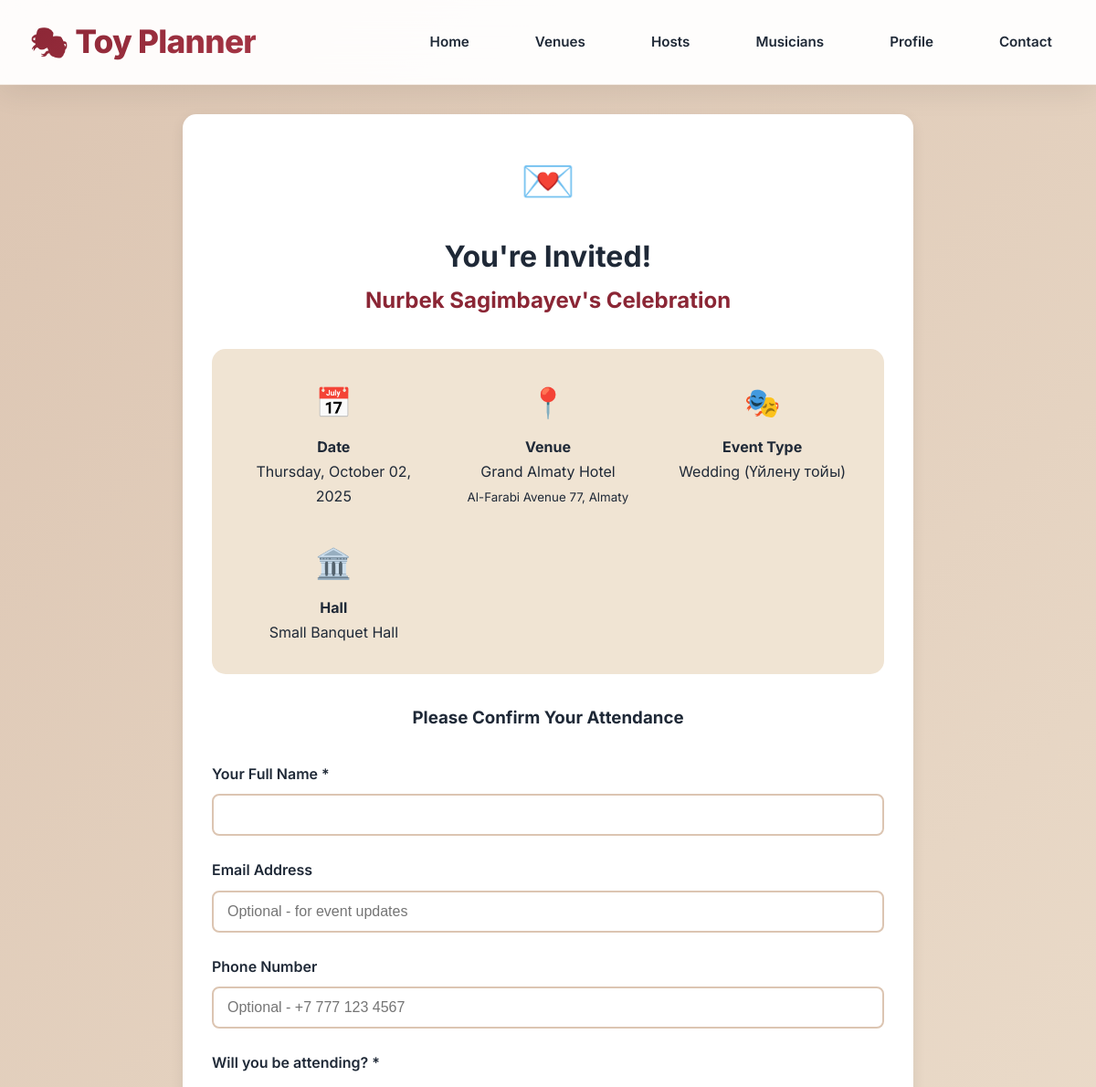
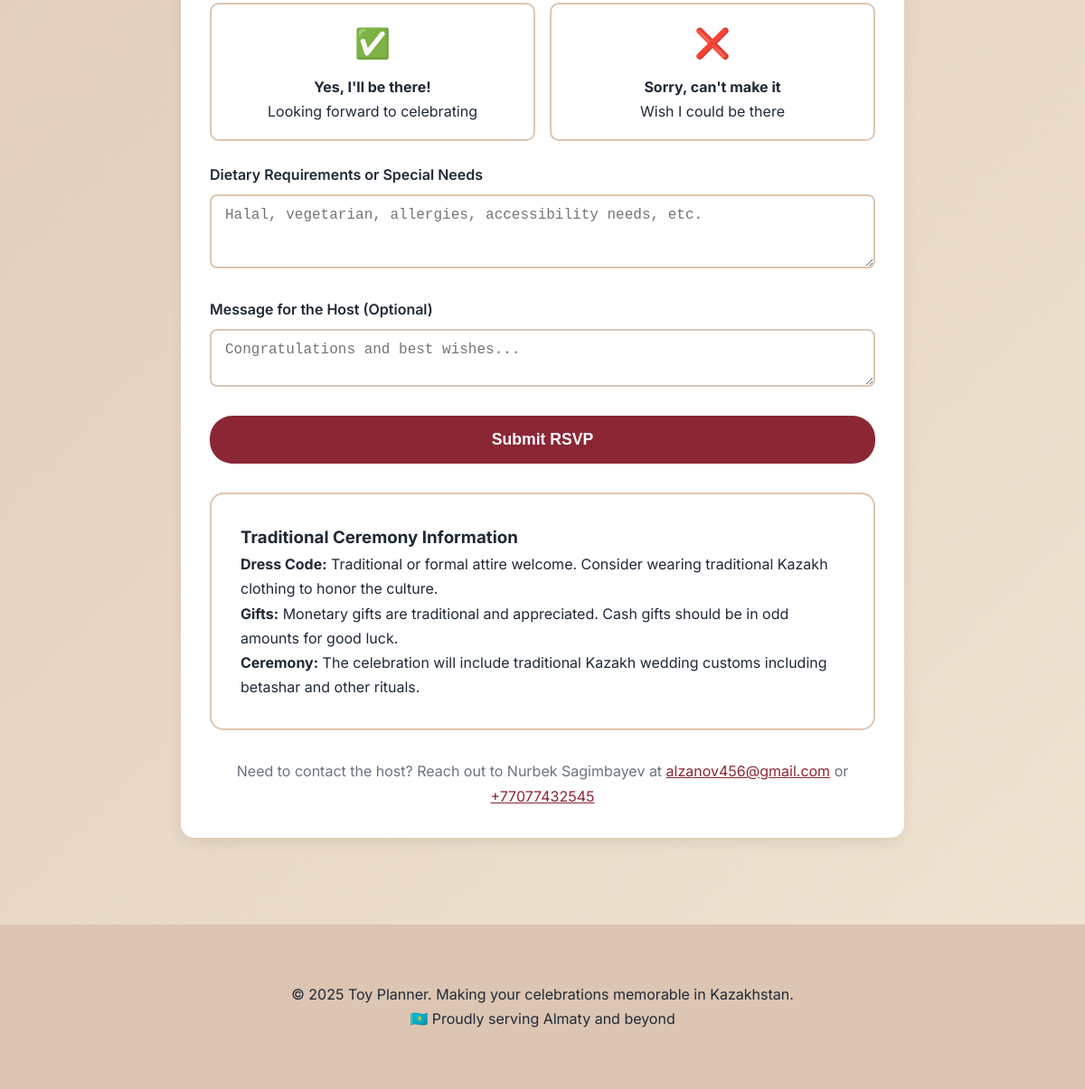
Screenshot of /rsvp/1 with the database file from the repository (2 pictures, top to bottom).
### app.py (models this page shows)
class Booking(db.Model):
    id = db.Column(db.Integer, primary_key=True)
    venue_id = db.Column(db.Integer, db.ForeignKey('venue.id'), nullable=False)
    user_id = db.Column(db.Integer, db.ForeignKey('user.id'), nullable=True)  # Made nullable for backward compatibility
    client_name = db.Column(db.String(100), nullable=False)
    client_email = db.Column(db.String(100), nullable=False)
    client_phone = db.Column(db.String(20), nullable=False)
    event_type = db.Column(db.String(50), nullable=False)
    event_date = db.Column(db.Date, nullable=False)
    guest_count = db.Column(db.Integer, nullable=False)
    selected_hall_id = db.Column(db.Integer, db.ForeignKey('hall.id'))
    special_requests = db.Column(db.Text)
    total_amount = db.Column(db.Integer)  # in KZT
    deposit_paid = db.Column(db.Boolean, default=False)
    status = db.Column(db.String(20), default='pending')  # pending, confirmed, cancelled
    created_at = db.Column(db.DateTime, default=datetime.utcnow)
    selected_hall = db.relationship('Hall', backref='bookings')
    guests = db.relationship('Guest', backref='booking', lazy=True, cascade='all, delete-orphan')

class Venue(db.Model):
    id = db.Column(db.Integer, primary_key=True)
    name = db.Column(db.String(100), nullable=False)
    district = db.Column(db.String(50), nullable=False)
    address = db.Column(db.String(200), nullable=False)
    description = db.Column(db.Text)
    capacity_min = db.Column(db.Integer, nullable=False)
    capacity_max = db.Column(db.Integer, nullable=False)
    price_per_person = db.Column(db.Integer, nullable=False)  # in KZT
    phone = db.Column(db.String(20))
    email = db.Column(db.String(100))
    image_url = db.Column(db.String(200))
    event_types = db.Column(db.String(200))  # Comma-separated: wedding,corporate,tusau_keser
    halls = db.relationship('Hall', backref='venue', lazy=True, cascade='all, delete-orphan')
    menu_items = db.relationship('MenuItem', backref='venue', lazy=True, cascade='all, delete-orphan')
    bookings = db.relationship('Booking', backref='venue', lazy=True)

class Hall(db.Model):
    id = db.Column(db.Integer, primary_key=True)
    venue_id = db.Column(db.Integer, db.ForeignKey('venue.id'), nullable=False)
    name = db.Column(db.String(100), nullable=False)
    capacity = db.Column(db.Integer, nullable=False)
    description = db.Column(db.Text)
    image_url = db.Column(db.String(200))

### app.py (the view)
@app.route('/rsvp/<int:booking_id>')
def guest_rsvp(booking_id):
    booking = Booking.query.get_or_404(booking_id)
    return render_template('guest_rsvp.html', booking=booking)

### templates/guest_rsvp.html (shortened to what this page needs)
{% extends "base.html" %}
{% block content %}
<div class="container">
    <div class="rsvp-container">
        <div class="text-center mb-3">
            <div style="font-size: 3rem; margin-bottom: 1rem;">💌</div>
            <h1>You're Invited!</h1>
            <h2 style="color: var(--accent-burgundy);">{{ booking.client_name }}'s Celebration</h2>
        </div>
        <div style="background: var(--soft-sand); padding: 2rem; border-radius: 15px; margin: 2rem 0;">
            <div style="display: grid; grid-template-columns: repeat(auto-fit, minmax(200px, 1fr)); gap: 2rem;">
                <div class="text-center">
                    <div style="font-size: 2rem; margin-bottom: 0.5rem;">📅</div>
                    <strong>Date</strong>
                    <p>{{ booking.event_date.strftime('%A, %B %d, %Y') }}</p>
                </div>
                <div class="text-center">
                    <div style="font-size: 2rem; margin-bottom: 0.5rem;">📍</div>
                    <strong>Venue</strong>
                    <p>{{ booking.venue.name }}</p>
                    <small>{{ booking.venue.address }}</small>
                </div>
                <div class="text-center">
                    <div style="font-size: 2rem; margin-bottom: 0.5rem;">🎭</div>
                    <strong>Event Type</strong>
                    <p>
                        {% if booking.event_type == 'wedding' %}Wedding (Үйлену тойы)
                        {% elif booking.event_type == 'tusau_keser' %}Tusau Keser (Тұсау кесер)
                        {% elif booking.event_type == 'corporate' %}Corporate Event
                        {% elif booking.event_type == 'kudalyk' %}Kudalyk (Құдалық)
                        {% else %}{{ booking.event_type.title() }}
                        {% endif %}
                    </p>
                </div>
                {% if booking.selected_hall %}
                <div class="text-center">
                    <div style="font-size: 2rem; margin-bottom: 0.5rem;">🏛️</div>
                    <strong>Hall</strong>
                    <p>{{ booking.selected_hall.name }}</p>
                </div>
                {% endif %}
            </div>
        </div>
        <div class="rsvp-form">
            <h3 class="text-center mb-2">Please Confirm Your Attendance</h3>
            <form id="rsvp-form">
                <div class="form-group">
                    <label for="guest-name">Your Full Name *</label>
                    <input type="text" id="guest-name" class="form-control" required>
                </div>
                <div class="form-group">
                    <label for="guest-email">Email Address</label>
                    <input type="email" id="guest-email" class="form-control" placeholder="Optional - for event updates">
                </div>
                <div class="form-group">
                    <label for="guest-phone">Phone Number</label>
                    <input type="tel" id="guest-phone" class="form-control" placeholder="Optional - +7 777 123 4567">
                </div>
                <div class="form-group">
                    <label>Will you be attending? *</label>
                    <div class="rsvp-status">
                        <div class="status-option" data-status="attending">
                            <div style="font-size: 2rem; margin-bottom: 0.5rem;">✅</div>
                            <strong>Yes, I'll be there!</strong>
                            <p>Looking forward to celebrating</p>
                        </div>
                        <div class="status-option" data-status="not_attending">
                            <div style="font-size: 2rem; margin-bottom: 0.5rem;">❌</div>
                            <strong>Sorry, can't make it</strong>
                            <p>Wish I could be there</p>
                        </div>
                    </div>
                </div>
                <div class="form-group">
                    <label for="dietary-requirements">Dietary Requirements or Special Needs</label>
                    <textarea id="dietary-requirements" class="form-control" rows="3" placeholder="Halal, vegetarian, allergies, accessibility needs, etc."></textarea>
                </div>
                <div class="form-group">
                    <label for="message">Message for the Host (Optional)</label>
                    <textarea id="message" class="form-control" rows="2" placeholder="Congratulations and best wishes..."></textarea>
                </div>
                <button type="submit" class="btn btn-primary" style="width: 100%; padding: 1rem; font-size: 1.1rem;">
                    Submit RSVP
                </button>
            </form>
        </div>
        {% if booking.event_type in ['wedding', 'tusau_keser', 'kudalyk'] %}
        <div style="background: var(--white); padding: 2rem; border-radius: 15px; margin-top: 2rem; border: 2px solid var(--primary-beige);">
            <h3>Traditional Ceremony Information</h3>
            {% if booking.event_type == 'wedding' %}
                <p><strong>Dress Code:</strong> Traditional or formal attire welcome. Consider wearing traditional Kazakh clothing to honor the culture.</p>
                <p><strong>Gifts:</strong> Monetary gifts are traditional and appreciated. Cash gifts should be in odd amounts for good luck.</p>
                <p><strong>Ceremony:</strong> The celebration will include traditional Kazakh wedding customs including betashar and other rituals.</p>
            {% elif booking.event_type == 'kudalyk' %}
                <p><strong>Ceremony:</strong> This is a traditional matchmaking ceremony between families.</p>
                <p><strong>Dress Code:</strong> Formal or traditional attire is appropriate.</p>
                <p><strong>Gifts:</strong> Gifts for both families are traditional.</p>
            {% endif %}
        </div>
        {% endif %}
        <div style="margin-top: 2rem; text-align: center;">
            <p style="color: var(--text-light);">
                Need to contact the host? Reach out to {{ booking.client_name }} at
                <a href="mailto:{{ booking.client_email }}" style="color: var(--accent-burgundy);">{{ booking.client_email }}</a>
                {% if booking.client_phone %}
                or <a href="tel:{{ booking.client_phone }}" style="color: var(--accent-burgundy);">{{ booking.client_phone }}</a>
                {% endif %}
            </p>
        </div>
    </div>
</div>
{% endblock %}

### static/css/style.css (style rules this page uses)
:root { --primary-beige: #DCC5B2; --soft-sand: #F0E4D3; --accent-burgundy: #8B2635; --accent-green: #2D5016; --accent-royal-blue: #1E3A8A; --text-dark: #1F2937; --text-light: #6B7280; --text-muted: #9CA3AF; --white: #FFFFFF; --shadow: rgba(0, 0, 0, 0.08); --shadow-lg: rgba(0, 0, 0, 0.15); --shadow-xl: rgba(0, 0, 0, 0.25); --gradient-primary: linear-gradient(135deg, var(--primary-beige) 0%, var(--soft-sand) 100%); --gradient-accent: linear-gradient(135deg, var(--accent-burgundy) 0%, #A53545 100%); --gradient-green: linear-gradient(135deg, var(--accent-green) 0%, #3A6B1F 100%); --border-radius: 12px; --border-radius-lg: 20px; --transition: all 0.3s cubic-bezier(0.4, 0, 0.2, 1); --animation-bounce: cubic-bezier(0.68, -0.55, 0.265, 1.55); }
* { margin: 0; padding: 0; box-sizing: border-box; }
body { font-family: 'Inter', 'Segoe UI', -apple-system, BlinkMacSystemFont, sans-serif; background: var(--gradient-primary); background-attachment: fixed; color: var(--text-dark); line-height: 1.7; font-size: 16px; font-weight: 400; -webkit-font-smoothing: antialiased; -moz-osx-font-smoothing: grayscale; overflow-x: hidden; }
.container { max-width: 1200px; margin: 0 auto; padding: 2rem; }
.btn { display: inline-block; padding: 12px 30px; border: none; border-radius: 25px; font-size: 1rem; font-weight: 600; text-decoration: none; cursor: pointer; transition: all 0.3s ease; text-align: center; }
.btn-primary { background-color: var(--accent-burgundy); color: var(--white); }
.form-group { margin-bottom: 1.5rem; }
.form-group label { display: block; margin-bottom: 0.5rem; font-weight: 600; color: var(--text-dark); }
.form-control { width: 100%; padding: 12px 15px; border: 2px solid var(--primary-beige); border-radius: 8px; font-size: 1rem; background-color: var(--white); transition: border-color 0.3s ease; }
.rsvp-container { max-width: 800px; margin: 0 auto; background: var(--white); padding: 2rem; border-radius: 15px; box-shadow: 0 5px 15px var(--shadow); }
.rsvp-form { display: grid; gap: 1rem; margin-top: 2rem; }
.rsvp-status { display: flex; gap: 1rem; margin: 1rem 0; }
.status-option { flex: 1; padding: 1rem; border: 2px solid var(--primary-beige); border-radius: 10px; text-align: center; cursor: pointer; transition: all 0.3s ease; }
.text-center { text-align: center; }
.mb-2 { margin-bottom: 1rem; }
.mb-3 { margin-bottom: 1.5rem; }

### rows the page displays
Booking: client_name "Nurbek Sagimbayev", event_date "Thursday, October 02, 2025", client_email "alzanov456@gmail.com", client_phone "+77077432545"
Venue: venue.name "Grand Almaty Hotel", venue.address "Al-Farabi Avenue 77, Almaty"
Hall: selected_hall.name "Small Banquet Hall"
